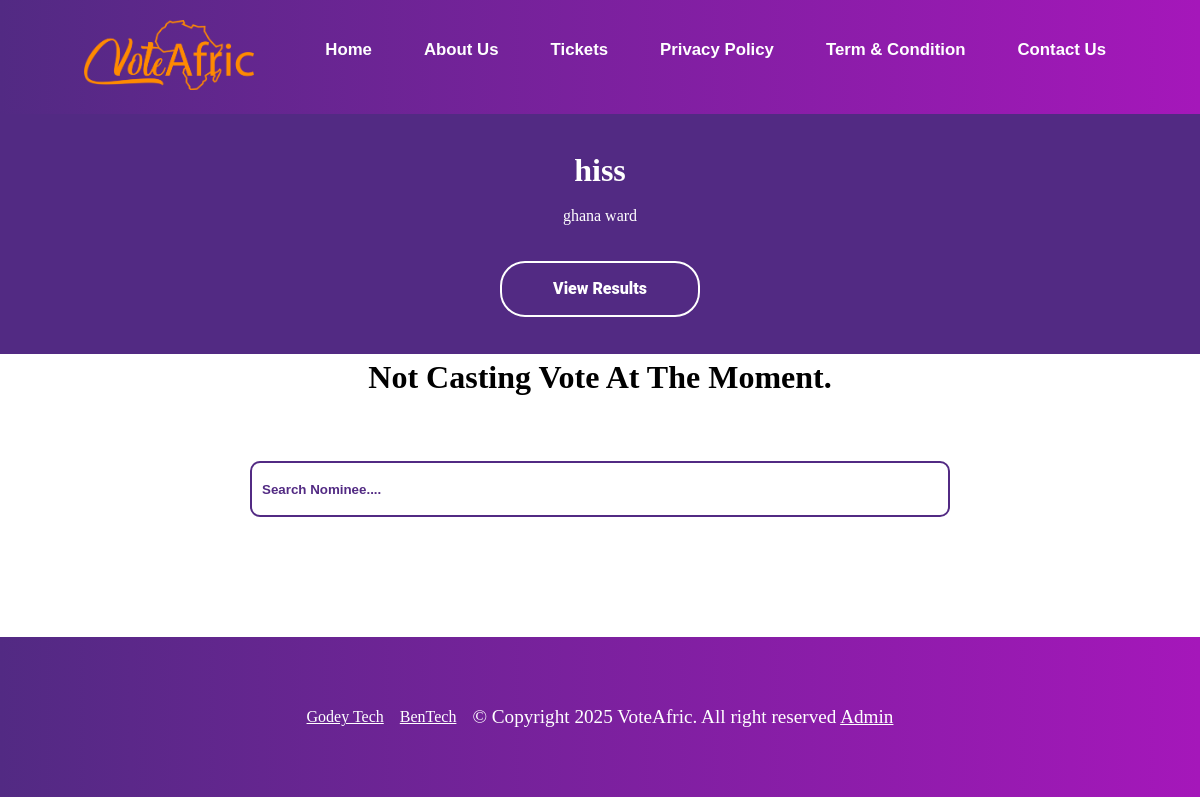
Page /payment/nominee/hissfffff/ on the earlier database version.
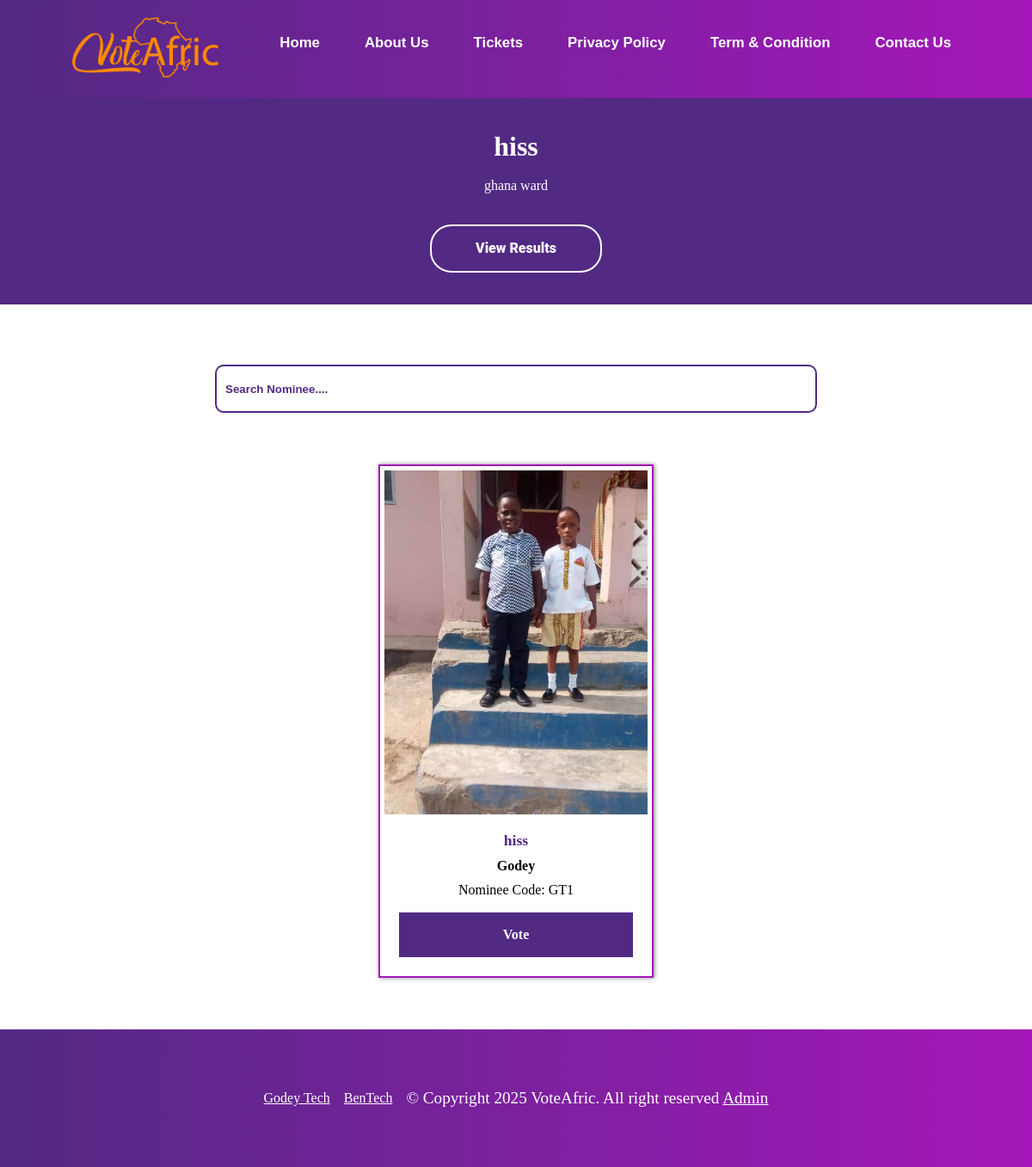
Same page on the later database version.
### payment/models.py (models this page shows, shortened)
class Nominees(models.Model):
    category = models.ForeignKey(Category, on_delete=models.CASCADE, null=True)
    sub_category = models.ForeignKey(SubCategory, on_delete=models.CASCADE, null=True)
    name = models.CharField(max_length=100)
    image = models.ImageField(upload_to="nominees")
    slug = models.SlugField(unique=True, null=True)
    total_vote = models.IntegerField(default=0, null=True)
    price_per_vote = models.DecimalField(max_digits=5, decimal_places=2, default=0.50, null=True, blank=True)
    can_vote = models.BooleanField(default=True)
    can_see_result = models.BooleanField(default=True)
    code = models.CharField(max_length=4, unique=True, null=True)
    date_added = models.DateTimeField('date added', null=True)
    end_date = models.DateTimeField('end date', null=True)
    class Meta:
        verbose_name_plural = "nominees"
        ordering = ('-total_vote',)

### vote/models.py (models this page shows, shortened)
class SubCategory(models.Model):
    category = models.ForeignKey(Category, on_delete=models.CASCADE)
    content = models.CharField(max_length=100)
    slug = models.SlugField(unique=True)
    date = models.DateTimeField(timezone.now)
    class Meta:
        verbose_name_plural = "sub categories"
        ordering = ('-date',)

### payment/views.py (the view)
# urls.py: path('nominee/<slug:nominee_slug>/', views.nominees, name='nominee_detail'),
def nominees(request, nominee_slug):
    sub_category = None
    nominees = Nominees.objects.all()
    current_time = timezone.now()
    if nominee_slug:
        sub_category = get_object_or_404(SubCategory, slug=nominee_slug)
        nominees = nominees.filter(sub_category=sub_category)
    context = {
        'sub_category': sub_category,
        'nominees': nominees,
        'current_time': current_time,
        'title': 'Nominees',
    }
    return render(request, 'payment/nomineesPage.html', context)

### vote/models.py (called while the page is built)
    def __str__(self):
        return self.award

### payment/templates/payment/nomineesPage.html (shortened to what this page needs)
{% extends 'vote/base.html' %}
{% load static %}
{% block content %}
<div class="banners">
    <div class="banners-content">
        <h1>{% if sub_category %}{{ sub_category.content }}{% else %}Award Name{% endif %}</h1>
        <br>
        <p>{% if sub_category %}{{ sub_category.category }}{% else %}Award Name{% endif %}</p>
        <div class="button">
            <a href="{% url 'result' sub_category.slug %}">View Results</a>
        </div>
    </div>
</div>
<div style="justify-content: center; text-align:center; padding: 5px;">
  {% if nominees %}
  {% else %}
  <h1>Not Casting Vote At The Moment.</h1>
  {% endif %}
</div>
  <div class="search-bar-section">
      <form action="">
        <input type="search" name="search" id="search" placeholder="Search Nominee....">
    </form>
  </div>
<section class="nominees-section-container content">
    <div class="nominees-container">
        {% for n in nominees %}
        <div class="nominees">
            <img src="{{ n.image.url }}" alt="image" loading="lazy">
            <div class="nominees-detail">
                <h2>{{ n.sub_category.content }}</h2>
                <h3>{{ n.name }}</h3>
                <p>Nominee Code: {{ n.code }}</p>
                <div class="vote-button">
                    {% if current_time < n.end_date %}
                    <a href="{% url 'vote-page' n.slug %}">Vote</a>
                    {% else %}
                    <h3>Voting has ended.</h3>
                    {% endif %}
                </div>
            </div>
        </div>
        {% endfor %}
    </div>
</section>
{% endblock content %}

Differences in the rows shown:
added Nominees: image (picture), sub_category.content "hiss", name "Godey", code "GT1", shows "Vote"
Other differences:
text no longer shown: "Not Casting Vote At The Moment."
